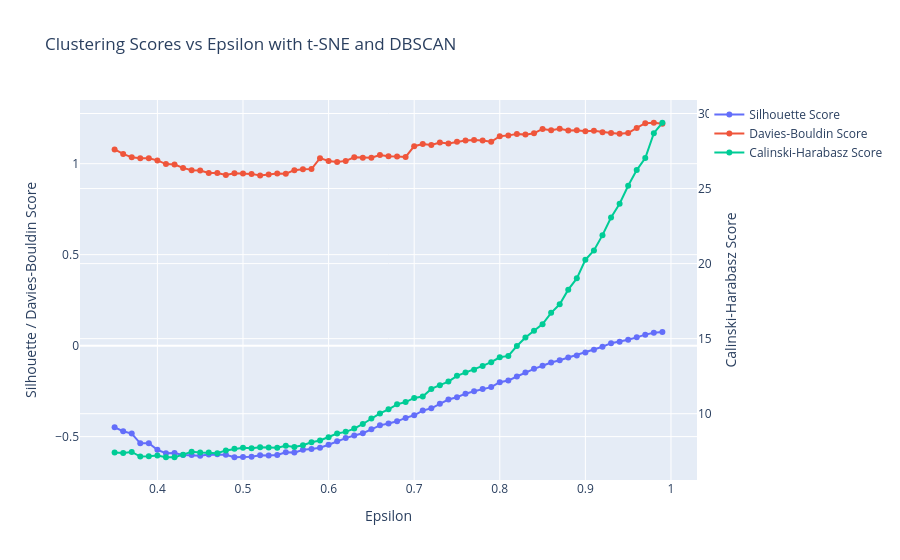

Notebook code for this chart:
### Code cell
fig = go.Figure()
fig.add_trace(go.Scatter(x=scores_tsne_dbscan["epsilon"], y=scores_tsne_dbscan["silhouette"],
                    mode='lines+markers',
                    name='Silhouette Score'))
fig.add_trace(go.Scatter(x=scores_tsne_dbscan["epsilon"], y=scores_tsne_dbscan["davies_bouldin"],
                    mode='lines+markers',
                    name='Davies-Bouldin Score'))
# Plot Calinski-Harabasz Score as a separate scale
fig.add_trace(go.Scatter(x=scores_tsne_dbscan["epsilon"], y=scores_tsne_dbscan["calinski_harabasz"],
                    mode='lines+markers',
                    name='Calinski-Harabasz Score',
                    yaxis='y2'))

fig.update_layout(
    title='Clustering Scores vs Epsilon with t-SNE and DBSCAN',
    xaxis_title='Epsilon',
    yaxis=dict(
        title='Silhouette / Davies-Bouldin Score',
        side='left'
    ),
    yaxis2=dict(
        title='Calinski-Harabasz Score',
        overlaying='y',
        side='right'
    )
)
fig.show()
